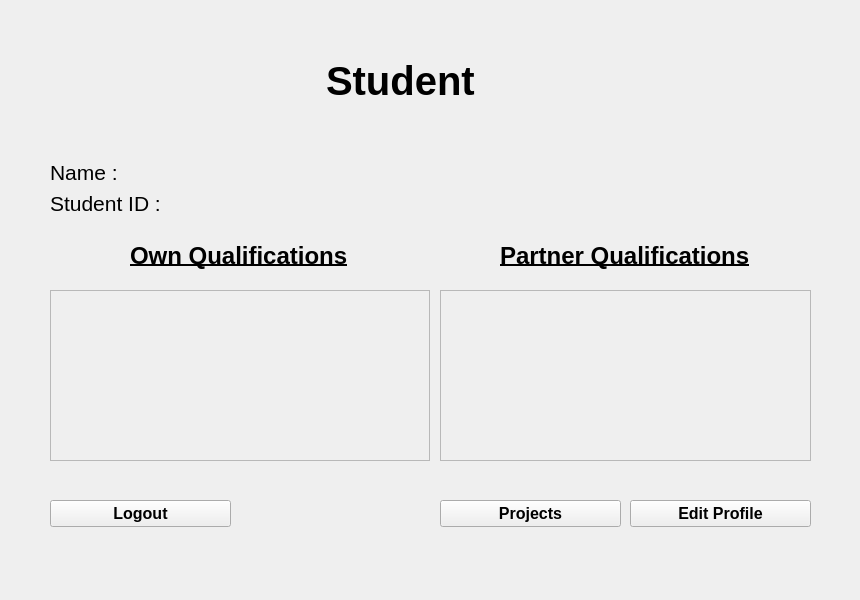
<?xml version="1.0" encoding="UTF-8"?>
<ui version="4.0">
 <class>StudentProfilePage</class>
 <widget class="QWidget" name="StudentProfilePage">
  <property name="geometry">
   <rect>
    <x>0</x>
    <y>0</y>
    <width>860</width>
    <height>600</height>
   </rect>
  </property>
  <property name="windowTitle">
   <string>Form</string>
  </property>
  <widget class="QScrollArea" name="scrollArea">
   <property name="geometry">
    <rect>
     <x>50</x>
     <y>290</y>
     <width>380</width>
     <height>171</height>
    </rect>
   </property>
   <property name="widgetResizable">
    <bool>true</bool>
   </property>
   <widget class="QWidget" name="scrollAreaWidgetContents">
    <property name="geometry">
     <rect>
      <x>0</x>
      <y>0</y>
      <width>378</width>
      <height>169</height>
     </rect>
    </property>
   </widget>
  </widget>
  <widget class="QScrollArea" name="scrollArea_2">
   <property name="geometry">
    <rect>
     <x>440</x>
     <y>290</y>
     <width>371</width>
     <height>171</height>
    </rect>
   </property>
   <property name="widgetResizable">
    <bool>true</bool>
   </property>
   <widget class="QWidget" name="scrollAreaWidgetContents_2">
    <property name="geometry">
     <rect>
      <x>0</x>
      <y>0</y>
      <width>369</width>
      <height>169</height>
     </rect>
    </property>
   </widget>
  </widget>
  <widget class="QPushButton" name="pushButton">
   <property name="geometry">
    <rect>
     <x>630</x>
     <y>500</y>
     <width>181</width>
     <height>27</height>
    </rect>
   </property>
   <property name="font">
    <font>
     <pointsize>12</pointsize>
     <weight>75</weight>
     <bold>true</bold>
    </font>
   </property>
   <property name="text">
    <string>Edit Profile</string>
   </property>
  </widget>
  <widget class="QPushButton" name="projectsButton">
   <property name="geometry">
    <rect>
     <x>440</x>
     <y>500</y>
     <width>181</width>
     <height>27</height>
    </rect>
   </property>
   <property name="font">
    <font>
     <pointsize>12</pointsize>
     <weight>75</weight>
     <bold>true</bold>
    </font>
   </property>
   <property name="text">
    <string>Projects</string>
   </property>
  </widget>
  <widget class="QPushButton" name="pushButton_3">
   <property name="geometry">
    <rect>
     <x>50</x>
     <y>500</y>
     <width>181</width>
     <height>27</height>
    </rect>
   </property>
   <property name="font">
    <font>
     <pointsize>12</pointsize>
     <weight>75</weight>
     <bold>true</bold>
    </font>
   </property>
   <property name="text">
    <string>Logout</string>
   </property>
  </widget>
  <widget class="QLabel" name="label_3">
   <property name="geometry">
    <rect>
     <x>130</x>
     <y>240</y>
     <width>221</width>
     <height>31</height>
    </rect>
   </property>
   <property name="font">
    <font>
     <pointsize>18</pointsize>
     <weight>75</weight>
     <bold>true</bold>
     <underline>true</underline>
    </font>
   </property>
   <property name="text">
    <string>Own Qualifications</string>
   </property>
  </widget>
  <widget class="QLabel" name="label_4">
   <property name="geometry">
    <rect>
     <x>500</x>
     <y>240</y>
     <width>261</width>
     <height>31</height>
    </rect>
   </property>
   <property name="font">
    <font>
     <pointsize>18</pointsize>
     <weight>75</weight>
     <bold>true</bold>
     <underline>true</underline>
    </font>
   </property>
   <property name="text">
    <string>Partner Qualifications</string>
   </property>
  </widget>
  <widget class="QWidget" name="verticalLayoutWidget_2">
   <property name="geometry">
    <rect>
     <x>290</x>
     <y>10</y>
     <width>221</width>
     <height>141</height>
    </rect>
   </property>
   <layout class="QVBoxLayout" name="verticalLayout_3">
    <item alignment="Qt::AlignHCenter">
     <widget class="QLabel" name="label_5">
      <property name="font">
       <font>
        <pointsize>30</pointsize>
        <weight>75</weight>
        <bold>true</bold>
       </font>
      </property>
      <property name="text">
       <string>Student</string>
      </property>
     </widget>
    </item>
   </layout>
  </widget>
  <widget class="QWidget" name="formLayoutWidget">
   <property name="geometry">
    <rect>
     <x>50</x>
     <y>160</y>
     <width>761</width>
     <height>61</height>
    </rect>
   </property>
   <layout class="QFormLayout" name="formLayout">
    <property name="fieldGrowthPolicy">
     <enum>QFormLayout::AllNonFixedFieldsGrow</enum>
    </property>
    <item row="0" column="0">
     <widget class="QLabel" name="nameLabel">
      <property name="font">
       <font>
        <pointsize>16</pointsize>
       </font>
      </property>
      <property name="text">
       <string>Name :</string>
      </property>
     </widget>
    </item>
    <item row="0" column="1">
     <widget class="QLabel" name="stuNameLabel">
      <property name="font">
       <font>
        <pointsize>16</pointsize>
       </font>
      </property>
      <property name="text">
       <string/>
      </property>
     </widget>
    </item>
    <item row="1" column="0">
     <widget class="QLabel" name="studentIdLabel">
      <property name="font">
       <font>
        <pointsize>16</pointsize>
       </font>
      </property>
      <property name="text">
       <string>Student ID :</string>
      </property>
     </widget>
    </item>
    <item row="1" column="1">
     <widget class="QLabel" name="stuIdLabel">
      <property name="font">
       <font>
        <pointsize>16</pointsize>
       </font>
      </property>
      <property name="text">
       <string/>
      </property>
     </widget>
    </item>
   </layout>
  </widget>
 </widget>
 <resources/>
 <connections/>
</ui>
